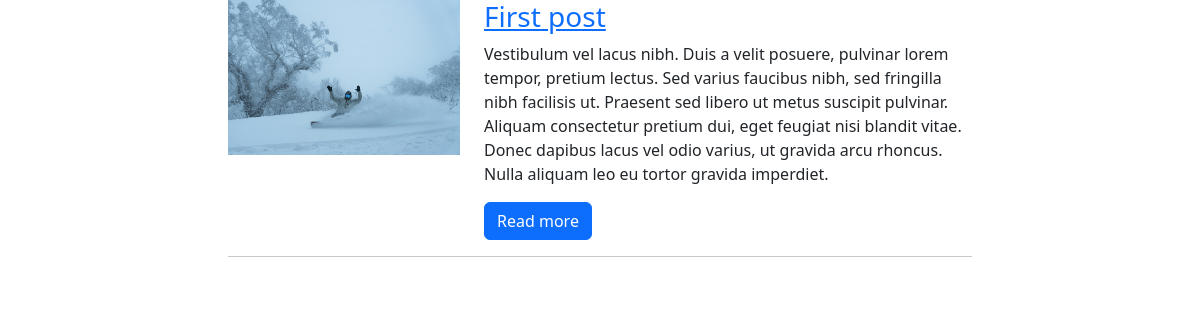
The page / on the database its author committed.
### tables this page shows
CREATE TABLE posts (
    id INTEGER PRIMARY KEY AUTOINCREMENT,
    title VARCHAR(255) NOT NULL,
    image VARCHAR(255) NOT NULL,
    slug VARCHAR(100) UNIQUE NOT NULL,
    body TEXT NOT NULL,
    publish DATE NULL,
    user_id INTEGER NOT NULL,
    FOREIGN KEY (user_id) REFERENCES users (id)
);

### app/blog/views.py (the view)
@bp.route('/')
def posts():
    db = get_db()
    posts_list = db.execute("""--sql
    SELECT * FROM posts""").fetchall()
    return render_template('index.html', posts=posts_list)

### app/db.py (called while the page is built)
def get_db():
    if 'db' not in g:
        g.db = sqlite3.connect(
            current_app.config['DATABASE'],
            detect_types=sqlite3.PARSE_DECLTYPES
        )
        g.db.row_factory = sqlite3.Row
    return g.db

### app/users/views.py (called while the page is built)
@bp.before_app_request
def load_logged_in_user():
    user_id = session.get('user_id')
    if user_id is None:
        g.user = None
    else:
        db = get_db()
        user = db.execute("""--sql
        SELECT * FROM users WHERE id = ?""", (user_id,)).fetchone()
        g.user = user

### app/templates/index.html
{% extends "layout.html" %}
{% block content %}
<div class="container">
    <div class="col-md-8 offset-md-2">
        {% for post in posts %}
        <div class="row">
            <div class="col-md-4">
                <img src="{{ url_for('uploads', filename=post.image) }}" alt="" class="img-fluid">
            </div>
            <div class="col-md-8">
                <h3><a href="{{ url_for('blog.post_detail', slug=post.slug) }}">{{ post.title }}</a></h3>
                <p>{{ post.body }}</p>
                <a href="{{ url_for('blog.post_detail', slug=post.slug) }}" class="btn btn-primary">Read more</a>
            </div>
        </div>
            <hr>
        {% endfor %}
    </div>
</div>
{% endblock content %}

### app/templates/layout.html (shortened to what this page needs)
<!doctype html>
<html lang="en">
<head>
    <link href="https://cdn.jsdelivr.net/npm/bootstrap@5.3.3/dist/css/bootstrap.min.css" rel="stylesheet">
</head>
<body>
    {% block content %}
    {% endblock content %}
</body>
</html>

### rows shown on the page
posts: image (picture), body "Vestibulum vel lacus nibh. Duis a velit posuere, pulvinar lorem tempor, pretium lectus. Sed varius faucibus nibh, sed fringilla nibh facilisis ut. Praesent sed libero ut metus suscipit pulvinar. Aliquam consectetur pretium dui, eget feugiat nisi blandit vitae. Donec dapibus lacus vel odio varius, ut gravida arcu rhoncus. Nulla aliquam leo eu tortor gravida imperdiet."
